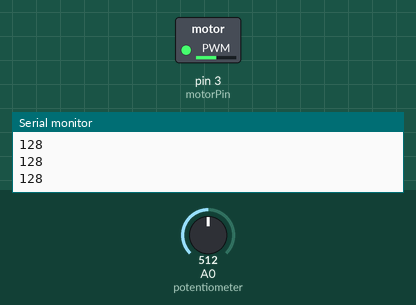
Simulated run of this sketch. Board: Arduino Uno, built with avr-gcc and run on an emulated ATmega328P. On the bench: switched loads named in the sketch (green lamp = pin HIGH), the last lines printed to the serial monitor. The test bench sets the inputs (shaded band); at power-on: A0 (potentiometer) = 512.

Above: at 1.2 s.
1.3 s: A0 (potentiometer) set to 716
At 2.5 s:
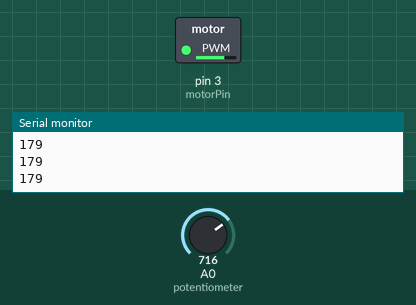
2.8 s: A0 (potentiometer) set to 900
At 3.7 s:
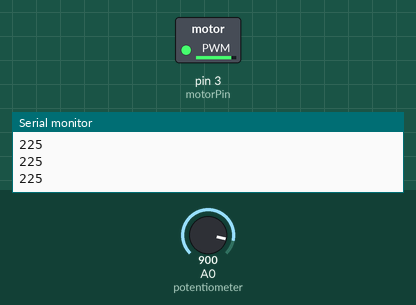
4.3 s: A0 (potentiometer) set to 122
At 4.7 s:
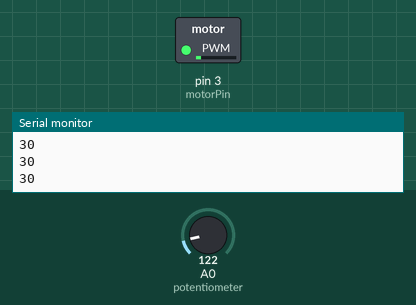
5.8 s: A0 (potentiometer) set to 0
At 7.1 s:
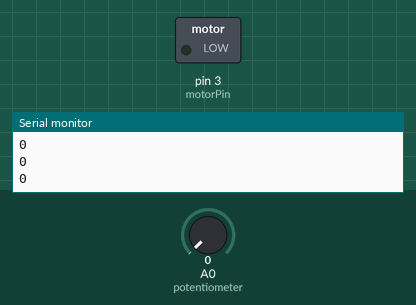
Timing chart, 0 to 8.3 s (numbered marks = the images above; inputs shaded):
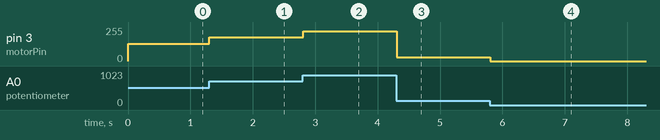

The sketch:

day11_potiometer.ino
```cpp
int potentiometer = A0;
int motorPin = 3;

void setup()
{
  Serial.begin(9600);
  pinMode(potentiometer, INPUT);
}

void loop()
{
  int value = analogRead(potentiometer)/4;
  Serial.println(value);
  analogWrite(motorPin, value);
}
```

Measured:
- after the input at 1.3 s, pin 3 (motorPin): 128/255 → 179/255 at once
- after the input at 2.8 s, pin 3 (motorPin): 179/255 → 225/255 at once
- after the input at 4.3 s, pin 3 (motorPin): 225/255 → 30/255 at once
- after the input at 5.8 s, pin 3 (motorPin): 30/255 → 0/255 at once
